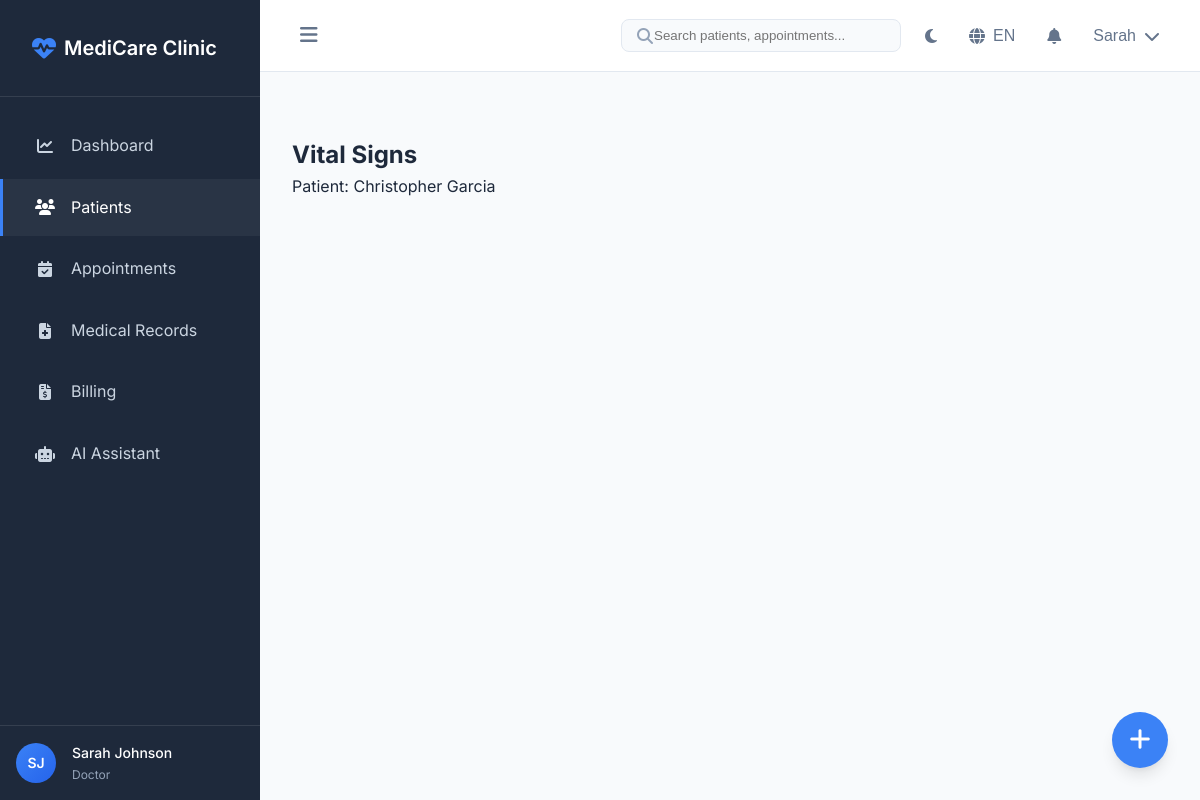
Page /patients/2/vital-signs (signed in) on the committed database.
### models.py (models this page shows, shortened)
class User(UserMixin, db.Model):
    __tablename__ = 'users'
    id = db.Column(db.Integer, primary_key=True)
    uuid = db.Column(db.String(36), unique=True, default=lambda: str(uuid.uuid4()))
    email = db.Column(db.String(120), unique=True, nullable=False, index=True)
    password_hash = db.Column(db.String(256), nullable=False)
    first_name = db.Column(db.String(50), nullable=False)
    last_name = db.Column(db.String(50), nullable=False)
    phone = db.Column(db.String(20))
    role = db.Column(db.String(20), nullable=False, default='doctor')  # admin, doctor, receptionist, accountant
    specialization = db.Column(db.String(100))  # For doctors
    license_number = db.Column(db.String(50))  # Medical license
    is_active = db.Column(db.Boolean, default=True)
    last_login = db.Column(db.DateTime)
    created_at = db.Column(db.DateTime, default=datetime.utcnow)
    updated_at = db.Column(db.DateTime, default=datetime.utcnow, onupdate=datetime.utcnow)
    doctor_appointments = db.relationship(
        'Appointment',
        foreign_keys='Appointment.doctor_id',
        backref='doctor',
        lazy='dynamic'
    )
    created_appointments = db.relationship(
        'Appointment',
        foreign_keys='Appointment.created_by',
        backref='creator',
        lazy='dynamic'
    )
    prescriptions = db.relationship(
        'Prescription',
        foreign_keys='Prescription.doctor_id',
        backref='doctor',
        lazy='dynamic'
    )
    medical_records = db.relationship(
        'MedicalRecord',
        foreign_keys='MedicalRecord.doctor_id',
        backref='doctor',
        lazy='dynamic'
    )
    audit_logs = db.relationship(
        'AuditLog',
        foreign_keys='AuditLog.user_id',
        backref='user',
        lazy='dynamic'
    )
    ordered_lab_tests = db.relationship(
        'LabTest',
        foreign_keys='LabTest.ordered_by',
        backref='ordered_by_doctor',
        lazy='dynamic'
    )
    recorded_vital_signs = db.relationship(
        'VitalSigns',
        foreign_keys='VitalSigns.recorded_by',
        backref='recorded_by_user',
        lazy='dynamic'
    )
    uploaded_documents = db.relationship(
        'PatientDocument',
        foreign_keys='PatientDocument.uploaded_by',
        backref='uploaded_by_user',
        lazy='dynamic'
    )
    created_invoices = db.relationship(
        'Invoice',
        foreign_keys='Invoice.created_by',
        backref='creator',
        lazy='dynamic'
    )
    recorded_payments = db.relationship(
        'Payment',
        foreign_keys='Payment.recorded_by',
        backref='recorded_by_user',
        lazy='dynamic'
    )
    notifications = db.relationship(
        'Notification',
        foreign_keys='Notification.user_id',
        backref='recipient',
        lazy='dynamic'
    )
    assigned_tasks = db.relationship(
        'Task',
        foreign_keys='Task.assigned_to',
        backref='assignee',
        lazy='dynamic'
    )
    created_tasks = db.relationship(
        'Task',
        foreign_keys='Task.assigned_by',
        backref='assigner',
        lazy='dynamic'
    )
    def get_full_name(self):
        return f"{self.first_name} {self.last_name}"
    def is_admin(self):
        return self.role == 'admin'

class Patient(db.Model):
    __tablename__ = 'patients'
    id = db.Column(db.Integer, primary_key=True)
    uuid = db.Column(db.String(36), unique=True, default=lambda: str(uuid.uuid4()))
    patient_id = db.Column(db.String(20), unique=True, nullable=False, index=True)
    first_name = db.Column(db.String(50), nullable=False)
    last_name = db.Column(db.String(50), nullable=False)
    date_of_birth = db.Column(db.Date, nullable=False)
    gender = db.Column(db.String(10), nullable=False)  # male, female, other
    blood_type = db.Column(db.String(5))  # A+, B+, O+, etc.
    marital_status = db.Column(db.String(20))
    occupation = db.Column(db.String(100))
    phone = db.Column(db.String(20), nullable=False)
    email = db.Column(db.String(120))
    address = db.Column(db.Text)
    emergency_contact_name = db.Column(db.String(100))
    emergency_contact_phone = db.Column(db.String(20))
    insurance_provider = db.Column(db.String(100))
    insurance_policy_number = db.Column(db.String(50))
    insurance_group_number = db.Column(db.String(50))
    allergies = db.Column(db.Text)  # JSON list
    chronic_conditions = db.Column(db.Text)  # JSON list
    current_medications = db.Column(db.Text)  # JSON list
    family_history = db.Column(db.Text)  # JSON object
    surgical_history = db.Column(db.Text)  # JSON list
    is_active = db.Column(db.Boolean, default=True)
    created_at = db.Column(db.DateTime, default=datetime.utcnow)
    updated_at = db.Column(db.DateTime, default=datetime.utcnow, onupdate=datetime.utcnow)
    appointments = db.relationship('Appointment', backref='patient', lazy='dynamic')
    medical_records = db.relationship('MedicalRecord', backref='patient', lazy='dynamic')
    prescriptions = db.relationship('Prescription', backref='patient', lazy='dynamic')
    invoices = db.relationship('Invoice', backref='patient', lazy='dynamic')
    vital_signs = db.relationship('VitalSigns', backref='patient', lazy='dynamic')
    documents = db.relationship('PatientDocument', backref='patient', lazy='dynamic')
    def get_full_name(self):
        return f"{self.first_name} {self.last_name}"

### routes/patients.py (the view, shortened to what this page needs)
@patients_bp.route('/<int:patient_id>/vital-signs', methods=['GET', 'POST'])
@login_required
def add_vital_signs(patient_id):
    patient = Patient.query.get_or_404(patient_id)
    form = VitalSignsForm()
    return render_template('patients/vital_signs.html',
                         form=form,
                         patient=patient,
                         title='Record Vital Signs')

### app.py (called while the page is built)
@login_manager.user_loader
def load_user(user_id):
    from models import User
    return User.query.get(int(user_id))

### templates/patients/vital_signs.html
{% extends "base.html" %}
{% block content %}
<div class="card">
    <h2>Vital Signs</h2>
    <p>Patient: {{ patient.get_full_name() }}</p>
</div>
{% endblock %}

### templates/base.html (shortened to what this page needs)
<!DOCTYPE html>
<html lang="{{ session.get('language', 'en') }}" data-theme="{{ session.get('theme', 'light') }}">
<head>
    <link rel="stylesheet" href="https://cdnjs.cloudflare.com/ajax/libs/font-awesome/6.4.0/css/all.min.css">
    <link href='https://cdn.jsdelivr.net/npm/fullcalendar@6.1.8/main.min.css' rel='stylesheet' />
    <link rel="stylesheet" href="{{ url_for('static', filename='css/style.css') }}">
</head>
<body>
    {% if current_user.is_authenticated %}
    <aside class="sidebar" id="sidebar">
        <div class="sidebar-header">
            <a href="{{ url_for('dashboard.index') }}" class="logo">
                <i class="fas fa-heart-pulse"></i>
                <span>{{ config.CLINIC_NAME }}</span>
            </a>
        </div>
        <nav class="sidebar-nav">
            <ul>
                <li class="{% if request.endpoint and request.endpoint.startswith('dashboard') %}active{% endif %}">
                    <a href="{{ url_for('dashboard.index') }}">
                        <i class="fas fa-chart-line"></i>
                        <span>Dashboard</span>
                    </a>
                </li>
                <li class="{% if request.endpoint and request.endpoint.startswith('patients') %}active{% endif %}">
                    <a href="{{ url_for('patients.index') }}">
                        <i class="fas fa-users"></i>
                        <span>Patients</span>
                    </a>
                </li>
                <li class="{% if request.endpoint and request.endpoint.startswith('appointments') %}active{% endif %}">
                    <a href="{{ url_for('appointments.index') }}">
                        <i class="fas fa-calendar-check"></i>
                        <span>Appointments</span>
                    </a>
                </li>
                <li class="{% if request.endpoint and request.endpoint.startswith('medical') %}active{% endif %}">
                    <a href="{{ url_for('medical.list_records') }}">
                        <i class="fas fa-file-medical"></i>
                        <span>Medical Records</span>
                    </a>
                </li>
                <li class="{% if request.endpoint and request.endpoint.startswith('billing') %}active{% endif %}">
                    <a href="{{ url_for('billing.list_invoices') }}">
                        <i class="fas fa-file-invoice-dollar"></i>
                        <span>Billing</span>
                    </a>
                </li>
                <li class="{% if request.endpoint and request.endpoint.startswith('chatbot') %}active{% endif %}">
                    <a href="{{ url_for('chatbot.index') }}">
                        <i class="fas fa-robot"></i>
                        <span>AI Assistant</span>
                    </a>
                </li>
            </ul>
        </nav>
        <div class="sidebar-footer">
            <div class="user-info">
                <div class="user-avatar">
                    {{ current_user.first_name[0] }}{{ current_user.last_name[0] }}
                </div>
                <div class="user-details">
                    <span class="user-name">{{ current_user.get_full_name() }}</span>
                    <span class="user-role">{{ current_user.role|title }}</span>
                </div>
            </div>
        </div>
    </aside>
    <main class="main-content">
        <header class="top-nav">
            <button class="sidebar-toggle" id="sidebarToggle">
                <i class="fas fa-bars"></i>
            </button>
            <div class="nav-actions">
                <div class="search-box">
                    <i class="fas fa-search"></i>
                    <input type="text" placeholder="Search patients, appointments..." id="globalSearch">
                </div>
                <button class="theme-toggle" id="themeToggle" title="Toggle theme">
                    <i class="fas fa-sun"></i>
                </button>
                <div class="language-selector">
                    <button class="lang-btn" id="langToggle">
                        <i class="fas fa-globe"></i>
                        <span>{{ session.get('language', 'en')|upper }}</span>
                    </button>
                </div>
                <div class="notifications-dropdown">
                    <button class="notifications-btn" id="notificationsToggle">
                        <i class="fas fa-bell"></i>
                    </button>
                </div>
                <div class="user-dropdown">
                    <button class="user-menu-btn" id="userMenuToggle">
                        <span>{{ current_user.first_name }}</span>
                        <i class="fas fa-chevron-down"></i>
                    </button>
                </div>
            </div>
        </header>
        <div class="page-content">
            {% block content %}{% endblock %}
        </div>
    </main>
    <div class="fab-container">
        <button class="fab-btn" id="fabToggle">
            <i class="fas fa-plus"></i>
        </button>
    </div>
    {% else %}
    <main class="public-content">
        {% block public_content %}{% endblock %}
    </main>
    {% endif %}
</body>
</html>

### rows in the picture
User: first_name "S", last_name "J", get_full_name "Sarah Johnson", role "Doctor", first_name "Sarah"
Patient: get_full_name "Christopher Garcia"

### other values in the picture
{{ config.CLINIC_NAME }} "MediCare Clinic"
{{ session.get('language', 'en')|upper }} "EN"
